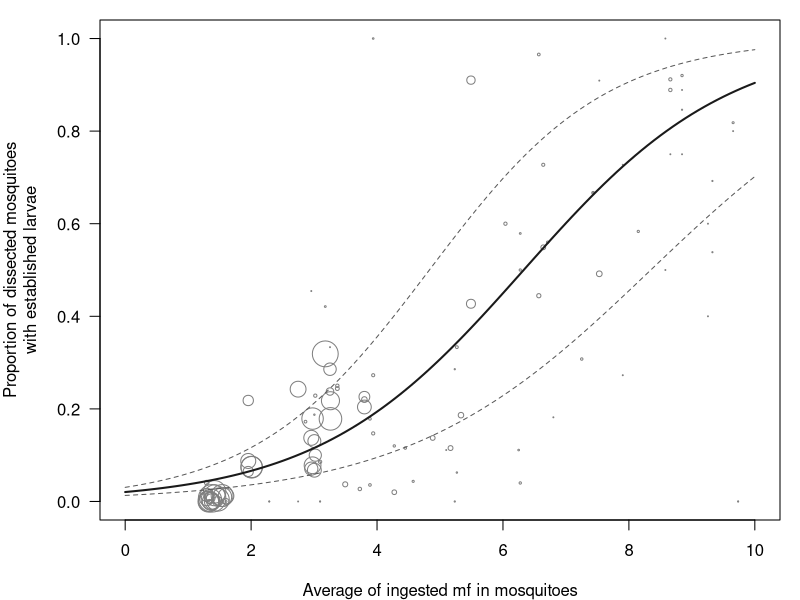
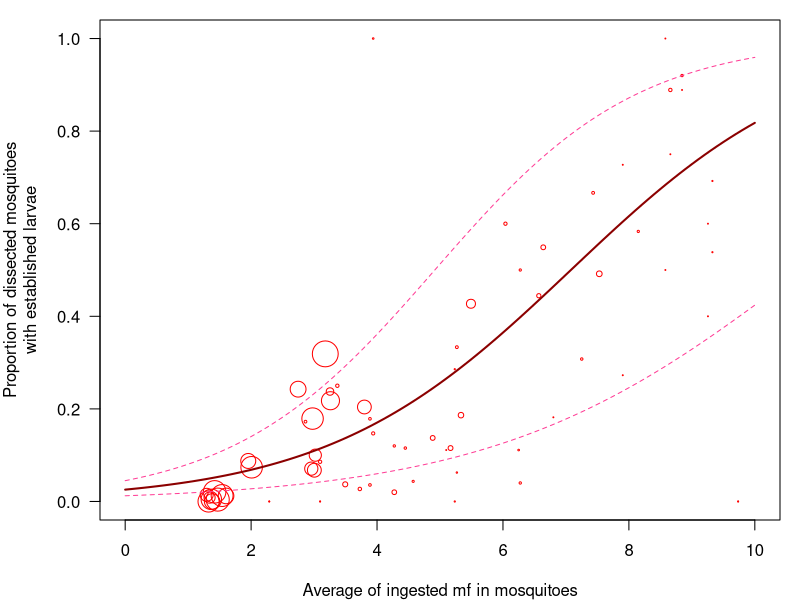
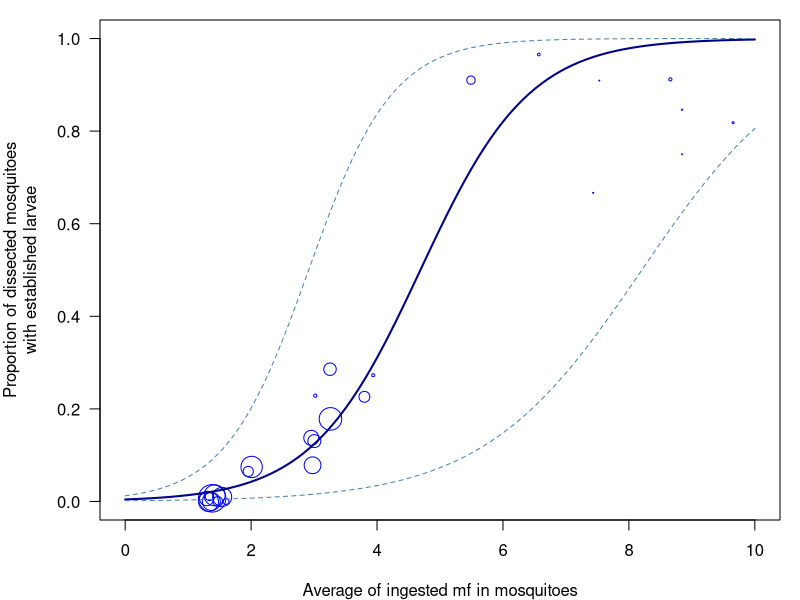
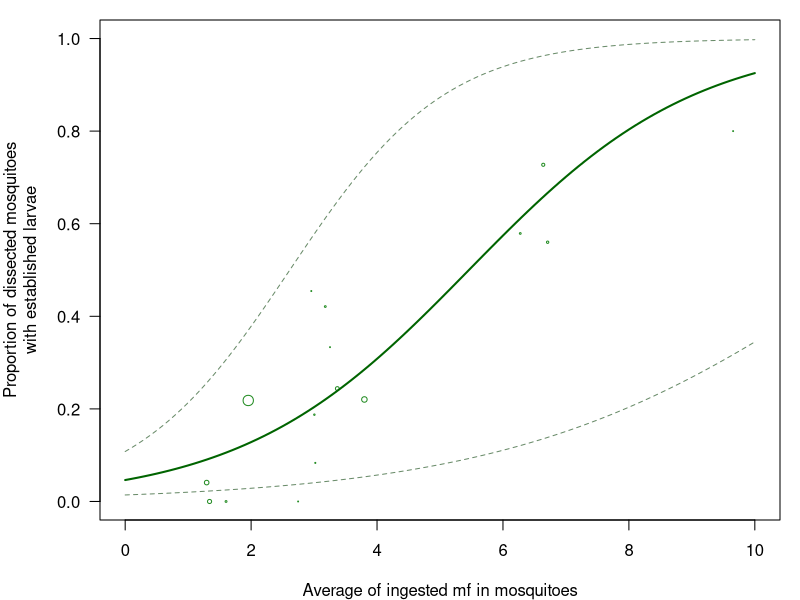

Write the R code that produced these figures, in order.
# bootstrapped confidence interval
# SOURCE: https://epurdom.github.io/Stat131A/book/curve-fitting.html

# 1. Data used mfE vs. Mosquito proportion with Larvae #########################
# Data needed:
# dat_sel$Human_mf_intensity_per20uL
# dat_sel$Mosquito_larvae_infected_proportion_fromtotaldissected
# dat_sel$mf_mean_arithmetic_pertotaldissectedmosquito
# dat_sel$mfE_mean_calculated

# 1. Data preparation ##########################################################
library(tidyverse)
library(readxl)

dat_sel <- read.csv("inputs/Mosquito_EstablishedInfection_Data_clean.csv")

# 2. SUCCESSSS glm #############################################################
# TRIAL use glmm by family.glmm = binomial # FAILED coz' package inconsistencies
# 2.1. Use mfE vs. Proportion, ALL SPECIES #####################################
dat_anal <- dat_sel %>% 
  select(Reference, Mosquito_species, Mosquito_larvae_infected_proportion_fromtotaldissected, Mosquito_totaldissected, Mosquito_larvae_infected_count, mfE_mean_calculated) %>% 
  filter(!is.na(Mosquito_larvae_infected_proportion_fromtotaldissected) & Mosquito_larvae_infected_proportion_fromtotaldissected != "not_analysed",
         !is.na(mfE_mean_calculated) & mfE_mean_calculated != "not_analysed") %>%
  mutate(Unique_ID = row_number()) %>% 
  # view() %>% 
  glimpse()

# To simplify my life a bit
y <- dat_anal$Mosquito_larvae_infected_proportion_fromtotaldissected
x <- dat_anal$mfE_mean_calculated
AllMosq <- dat_anal$Mosquito_totaldissected
AllPos <- dat_anal$Mosquito_larvae_infected_count

# THE BOOTSTRAP! ###############################################################
bootstrapGLM <- function(y, x, repetitions, confidence.level = 0.95, seed = 0) {
  set.seed(seed)  # For reproducibility
  fit <- glm(cbind(AllPos, AllMosq - AllPos) ~ x, family = binomial(link = "logit"))
  stat.obs <- coef(fit)
  sum.all <- summary(fit)
  std.Err <- sum.all$coefficients[, "Std. Error"] # that pain-in-the ass Std.Err coz examples only calculate CI
  
  # Predict fitted values for the original data
  fitted_values_original <- predict(fit, type = "response")  # Logistic predictions
  
  # Bootstrap function
  bootFun <- function() {
    sampled <- sample(1:length(y), size = length(y), replace = TRUE)
    fit_sampled <- glm(cbind(AllPos[sampled], AllMosq[sampled] - AllPos[sampled]) ~ x[sampled], family = binomial(link = "logit"))
    
    list(coef = coef(fit_sampled), fitted = predict(fit_sampled, type = "response")) # Return from the resampled model
  }
  
  stat.boot <- replicate(repetitions, bootFun(), simplify = FALSE)
  
  boot.coefs <- sapply(stat.boot, `[[`, "coef")
  boot.fitted <- do.call(cbind, lapply(stat.boot, `[[`, "fitted"))
  
  level <- 1 - confidence.level
  confidence.interval <- apply(boot.coefs, 1, quantile, probs = c(level/2, 1 - level/2))
  
  # Confidence intervals for fitted values
  fitted.lower <- apply(boot.fitted, 1, quantile, probs = level/2)
  fitted.upper <- apply(boot.fitted, 1, quantile, probs = 1 - level/2)
  
  # Return bootstrapped results: coefficients, fitted values, and their confidence intervals
  return(list(
    confidence.interval = cbind(lower = confidence.interval[1,], 
                                estimate = stat.obs, 
                                upper = confidence.interval[2,],
                                stdError = std.Err),
    bootStats = boot.coefs,  # Bootstrapped coefficients
    fittedValues = list(original = fitted_values_original, lower = fitted.lower, upper = fitted.upper)
  ))
}

logit <- function(x,l1,l2) { # Translated from the log-odds function from b0 = l1 & b1 = l2
  1/(1+exp(-(l1+l2*x)))
}

# Call bootstrap with ORI data
result <- bootstrapGLM(y = cbind(AllPos, AllMosq - AllPos), 
                       x = dat_anal$mfE_mean_calculated, 
                       repetitions = 1000, 
                       confidence.level = 0.95,
                       seed = 0)
# result

# PLOT #########################################################################
# Confidence intervals
private_conf <- result$confidence.interval

# Bootstapped estim values (averaged)
private_estim <- rowMeans(result$bootStats)

# Define parameters for logit function
lower <- private_conf[,1]
estim <- private_estim # the equation! (instead of private_conf[,2])
upper <- private_conf[,3]

# Plot the data
png("pictures/propvsave_1_all.png", width = 17, height = 12, unit = "cm", res = 1200)
par(mar = c(4, 5, 1, 1)) # bottom, left, top, right
plot(x,y, las = 1, pch = 1,
     xlab = "Average of ingested mf in mosquitoes", ylab = "Proportion of dissected mosquitoes\nwith established larvae",
     xlim = c(0,10), ylim = c(0,1), col = "grey50", cex = AllMosq/80)

curve(logit(x, estim[1], estim[2]), col = "grey10", add = TRUE, lwd = 2) # the equation based on bootstrap
curve(logit(x, upper[1], upper[2]), col = "grey35", add = TRUE, lty = 2) # Upper bound
curve(logit(x, lower[1], lower[2]), col = "grey35", add = TRUE, lty = 2) # Lower bound
dev.off()


# 2.2. Use mfE vs. Proportion, An. gambiae #####################################
# par(mfrow = c(1,2)) # for plotting together An. g & An. a in one output
dat_anal <- dat_sel %>% 
  select(Mosquito_species, Mosquito_larvae_infected_proportion_fromtotaldissected, Mosquito_totaldissected, Mosquito_larvae_infected_count, mfE_mean_calculated) %>% 
  filter(!is.na(Mosquito_larvae_infected_proportion_fromtotaldissected) & Mosquito_larvae_infected_proportion_fromtotaldissected != "not_analysed",
         !is.na(mfE_mean_calculated) & mfE_mean_calculated != "not_analysed",
         Mosquito_species == "An. gambiae") %>%
  mutate(Unique_ID = row_number()) %>% 
  # view() %>% 
  glimpse()

# To simplify my life a bit
y <- dat_anal$Mosquito_larvae_infected_proportion_fromtotaldissected
x <- dat_anal$mfE_mean_calculated
AllMosq <- dat_anal$Mosquito_totaldissected
AllPos <- dat_anal$Mosquito_larvae_infected_count

# THE BOOTSTRAP! ###############################################################
# bootstrapGLM have defined previously

# Call bootstrap with ORI data
result <- bootstrapGLM(y = cbind(AllPos, AllMosq - AllPos), 
                       x = dat_anal$mfE_mean_calculated, 
                       repetitions = 1000, 
                       confidence.level = 0.95,
                       seed = 0)
# result

# PLOT #########################################################################
# Confidence intervals
private_conf <- result$confidence.interval

# Bootstapped estim values (averaged)
private_estim <- rowMeans(result$bootStats)

# Define parameters for logit function
lower <- private_conf[,1]
estim <- private_estim # the equation! (instead of private_conf[,2])
upper <- private_conf[,3]

# Plot the data
png("pictures/propvsave_2_Angambiae.png", width = 17, height = 12, unit = "cm", res = 1200)
par(mar = c(4, 5, 1, 1)) # bottom, left, top, right
plot(x,y, las = 1, pch = 1,
     xlab = "Average of ingested mf in mosquitoes", ylab = "Proportion of dissected mosquitoes\nwith established larvae",
     xlim = c(0,10), ylim = c(0,1), col = "red", cex = AllMosq/80)

curve(logit(x, estim[1], estim[2]), col = "darkred", add = TRUE, lwd = 2) # the equation based on bootstrap
curve(logit(x, upper[1], upper[2]), col = "violetred1", add = TRUE, lty = 2) # Upper bound
curve(logit(x, lower[1], lower[2]), col = "violetred1", add = TRUE, lty = 2) # Lower bound
dev.off()


# 2.3. Use mfE vs. Proportion, An. arabiensis #####################################
dat_anal <- dat_sel %>% 
  select(Mosquito_species, Mosquito_larvae_infected_proportion_fromtotaldissected, Mosquito_totaldissected, Mosquito_larvae_infected_count, mfE_mean_calculated) %>% 
  filter(!is.na(Mosquito_larvae_infected_proportion_fromtotaldissected) & Mosquito_larvae_infected_proportion_fromtotaldissected != "not_analysed",
         !is.na(mfE_mean_calculated) & mfE_mean_calculated != "not_analysed",
         Mosquito_species == "An. arabiensis") %>%
  mutate(Unique_ID = row_number()) %>% 
  # view() %>% 
  glimpse()

# To simplify my life a bit
y <- dat_anal$Mosquito_larvae_infected_proportion_fromtotaldissected
x <- dat_anal$mfE_mean_calculated
AllMosq <- dat_anal$Mosquito_totaldissected
AllPos <- dat_anal$Mosquito_larvae_infected_count

# THE BOOTSTRAP! ###############################################################
# THE BOOTSTRAP! ###############################################################
# bootstrapGLM have defined previously

# Call bootstrap with ORI data
result <- bootstrapGLM(y = cbind(AllPos, AllMosq - AllPos), 
                       x = dat_anal$mfE_mean_calculated, 
                       repetitions = 1000, 
                       confidence.level = 0.95,
                       seed = 0)
# result

# PLOT #########################################################################
# Confidence intervals
private_conf <- result$confidence.interval

# Bootstapped estim values (averaged)
private_estim <- rowMeans(result$bootStats)

# Define parameters for logit function
lower <- private_conf[,1]
estim <- private_estim # the equation! (instead of private_conf[,2])
upper <- private_conf[,3]

# Plot the data
png("pictures/propvsave_3_Anarabiensis.png", width = 17, height = 12, unit = "cm", res = 1200)
par(mar = c(4, 5, 1, 1)) # bottom, left, top, right
plot(x,y, las = 1, pch = 1,
     xlab = "Average of ingested mf in mosquitoes", ylab = "Proportion of dissected mosquitoes\nwith established larvae",
     xlim = c(0,10), ylim = c(0,1), col = "blue", cex = AllMosq/80)

curve(logit(x, estim[1], estim[2]), col = "darkblue", add = TRUE, lwd = 2) # the equation based on bootstrap
curve(logit(x, upper[1], upper[2]), col = "steelblue", add = TRUE, lty = 2) # Upper bound
curve(logit(x, lower[1], lower[2]), col = "steelblue", add = TRUE, lty = 2) # Lower bound
dev.off()


# 2.4. Use mfE vs. Proportion, An. melas #######################################
dat_anal <- dat_sel %>% 
  select(Mosquito_species, Mosquito_larvae_infected_proportion_fromtotaldissected, Mosquito_totaldissected, Mosquito_larvae_infected_count, mfE_mean_calculated) %>% 
  filter(!is.na(Mosquito_larvae_infected_proportion_fromtotaldissected) & Mosquito_larvae_infected_proportion_fromtotaldissected != "not_analysed",
         !is.na(mfE_mean_calculated) & mfE_mean_calculated != "not_analysed",
         Mosquito_species == "An. melas") %>%
  mutate(Unique_ID = row_number()) %>% 
  # view() %>% 
  glimpse()

# To simplify my life a bit
y <- dat_anal$Mosquito_larvae_infected_proportion_fromtotaldissected
x <- dat_anal$mfE_mean_calculated
AllMosq <- dat_anal$Mosquito_totaldissected
AllPos <- dat_anal$Mosquito_larvae_infected_count

# THE BOOTSTRAP! ###############################################################
# THE BOOTSTRAP! ###############################################################
# bootstrapGLM have defined previously

# Call bootstrap with ORI data
result <- bootstrapGLM(y = cbind(AllPos, AllMosq - AllPos), 
                       x = dat_anal$mfE_mean_calculated, 
                       repetitions = 1000, 
                       confidence.level = 0.95,
                       seed = 0)
# result

# PLOT #########################################################################
# Confidence intervals
private_conf <- result$confidence.interval

# Bootstapped estim values (averaged)
private_estim <- rowMeans(result$bootStats)

# Define parameters for logit function
lower <- private_conf[,1]
estim <- private_estim # the equation! (instead of private_conf[,2])
upper <- private_conf[,3]

# Plot the data
png("pictures/propvsave_4_Anmelas.png", width = 17, height = 12, unit = "cm", res = 1200)
par(mar = c(4, 5, 1, 1)) # bottom, left, top, right
plot(x,y, las = 1, pch = 1,
     xlab = "Average of ingested mf in mosquitoes", ylab = "Proportion of dissected mosquitoes\nwith established larvae",
     xlim = c(0,10), ylim = c(0,1), col = "forestgreen", cex = AllMosq/80)

curve(logit(x, estim[1], estim[2]), col = "darkgreen", add = TRUE, lwd = 2) # the equation based on bootstrap
curve(logit(x, upper[1], upper[2]), col = "darkseagreen4", add = TRUE, lty = 2) # Upper bound
curve(logit(x, lower[1], lower[2]), col = "darkseagreen4", add = TRUE, lty = 2) # Lower bound
dev.off()


# Additional cowpar(mar = c(4, 5, 1, 1)) # bottom, left, top, right for three Anopheles species (to be continued)